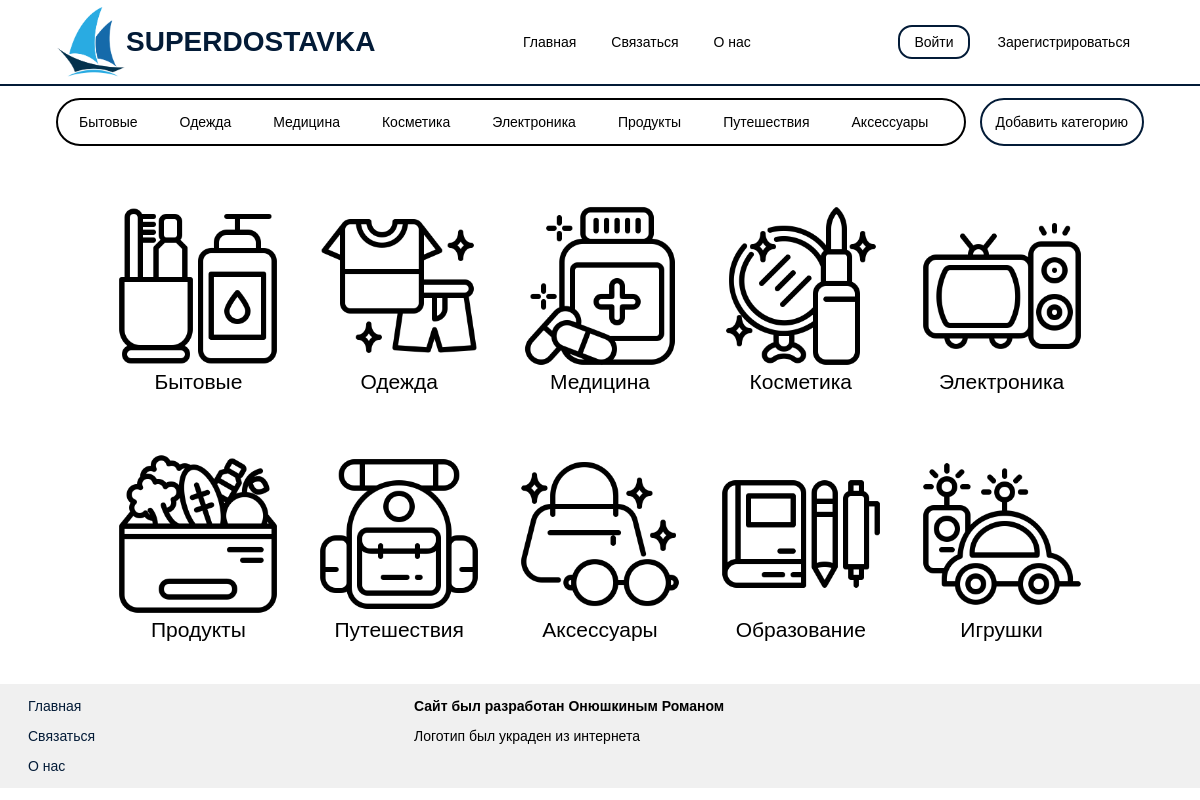
Page /catalog/ on the committed database.
### mysite/models.py (models this page shows, shortened)
class Category(models.Model):
    name = models.CharField(max_length=64, null=True)
    image = models.ImageField(null=True)

### mysite/views.py (the view, shortened to what this page needs)
# urls.py: path('catalog/', views.catalog),
def catalog(r):
    categories = Category.objects.all()
    context = {
        "categories": categories,
    }
    return render(r, "catalog.html", context=context)

### templates/catalog.html (shortened to what this page needs)
{% extends "components/_base.html" %}
{% block content %}
<div class="flex horizontal px-4 py-1 z-10 s-max center bg-primary gap-1">
    <div class="flex horizontal gap-1 scroll-x border-black rounded p-half s-max">
        {% for category in categories %}
        <a href="/catalog/{{ category.id }}" class="btn secondary px-1 py-half">{{ category.name }}</a>
        {% endfor %}
    </div>
    <a href="#add-product" class="btn accent px-1 py-1 rounded white-space-nowrap">Добавить категорию</a>
</div>
<div class="grid col-auto px-8 py-2 gap-2">
    {% for category in categories %}
    <a href="/catalog/{{ category.id }}" class="flex vertical p-1 center btn secondary s-max">
        <img src="{{ category.image.url }}" alt="" class="w-12 h-12 fit-cover">
        <p class="fs-1-half w-max overflow-hidden text-center">{{ category.name }}</p>
    </a>
    {% endfor %}
</div>
{% endblock content %}

### templates/components/_base.html (shortened to what this page needs)
{% load static %}
<!DOCTYPE html>
<html lang="ru">
<head>
    <link rel="stylesheet" href="{% static 'css/styles.css' %}">
</head>
<body>
    <header class="z-100 bg-primary border-b-accent">
        <div class="flex horizontal py-half px-4 space-between centery">
            <div class="flex horizontal center">
                <img src="{% static 'images/logo.png' %}" alt="" class="s-5">
                <span class="fs-2 bolder color-accent">SUPERDOSTAVKA</span>
            </div>
            <ul class="flex horizontal gap-half scroll-x">
                <li><a href="/" class="btn secondary px-1 py-half">Главная</a></li>
                <li><a href="/contact" class="btn secondary px-1 py-half">Связаться</a></li>
                <li><a href="/about" class="btn secondary px-1 py-half">О нас</a></li>
            </ul>
            <div class="flex horizontal center gap-1">
                {% if user.is_authenticated %}
                <p class="py-half px-1 fs-1-half">Привет, {{ user.username }}!</p>
                <a href="/logout" class="btn accent px-1 py-half">Выйти</a>
                {% else %}
                <a href="#login" class="btn accent px-1 py-half">Войти</a>
                <a href="#register" class="btn secondary px-1 py-half">Зарегистрироваться</a>
                {% endif %}
            </div>
        </div>
    </header>
    <main>
    {% block content %}
    {% endblock content %}
        <footer class="grid col-3 bg-secondary gap-1">
            <div class="flex vertical gap-1">
                <a href="/" class="link">Главная</a></li>
                <a href="/contact" class="link">Связаться</a></li>
                <a href="/about" class="link">О нас</a></li>
            </div>
            <div class="flex vertical gap-1">
                <p class="bold">Сайт был разработан Онюшкиным Романом</p>
                <p>Логотип был украден из интернета</p>
            </div>
        </footer>
    </main>
</body>
</html>

### static/css/styles.css (style rules this page uses)
@media screen and (min-width:1120px) and (max-width:1320px) { html { font-size: 14px; } }
* { position: relative; margin: 0; padding: 0; outline: 0; font-family: "Lineyka", sans-serif; list-style-type: none; }
:root { --primary: #ffffff; --secondary: #f0f0f0; --accent: #031b37 }
header { position: fixed; width: 100%; }
main { top: 6rem; }
footer { padding: 1rem 2rem; }
.z-100 { z-index: 100; }
.z-10 { z-index: 10; }
.btn { display: inline-block; text-decoration: none; color: black; border-radius: 1rem; cursor: pointer; transition: all 0.1s ease-out; animation: fadeIn 0.5s ease-in; }
.white-space-nowrap { white-space: nowrap; }
.bg-primary { background-color: var(--primary); }
.bg-secondary { background-color: var(--secondary); }
.color-accent { color: var(--accent); }
.text-center { display: grid; text-align: center; align-items: center; animation: fadeIn 1s; }
.fs-1-half { font-size: 1.5rem; }
.fs-2 { font-size: 2rem; }
.bold { font-weight: bold; }
.bolder { font-weight: bolder; }
.flex { display: flex; }
.horizontal { flex-direction: row; }
.vertical { flex-direction: column; }
.center { align-items: center; justify-content: center; }
.centery { align-items: center; }
.space-between { justify-content: space-between; }
.grid { display: grid; align-items: flex-start; grid-auto-columns: max-content; }
.col-auto { grid-template-columns: repeat(auto-fit, minmax(12rem, 1fr)); }
.col-3 { grid-template-columns: 1fr 1fr 1fr; }
.p-half { padding: 0.5rem; }
.p-1 { padding: 1rem; }
.px-1 { padding-left: 1rem; padding-right: 1rem; }
.px-4 { padding-left: 4rem; padding-right: 4rem; }
.px-8 { padding-left: 8rem; padding-right: 8rem; }
.py-half { padding-top: 0.5rem; padding-bottom: 0.5rem; }
.py-1 { padding-top: 1rem; padding-bottom: 1rem; }
.py-2 { padding-top: 2rem; padding-bottom: 2rem; }
.gap-half { gap: 0.5rem; }
.gap-1 { gap: 1rem; }
.gap-2 { gap: 2rem; }
.s-5 { height: 5rem; width: 5rem; }
.w-max { width: 100%; }
.s-max { max-width: 100%; }
.w-12 { width: 12rem; }
.h-12 { height: 12rem; }
.scroll-x { min-width: 5rem; overflow-y: auto; overflow-x: scroll; }
.overflow-hidden { overflow: hidden; text-overflow: ellipsis; }
.rounded { border-radius: 999rem; }
.border-b-accent { border-bottom: solid 2px var(--accent); }
.border-black { border: solid 2px black; }
.fit-cover { object-fit: cover; }

### rows in the picture
Category: name "Бытовые", image (picture)
Category: name "Одежда", image (picture)
Category: name "Медицина", image (picture)
Category: name "Косметика", image (picture)
Category: name "Электроника", image (picture)
Category: name "Продукты", image (picture)
Category: name "Путешествия", image (picture)
Category: name "Аксессуары", image (picture)
Category: image (picture), name "Образование"
Category: image (picture), name "Игрушки"
